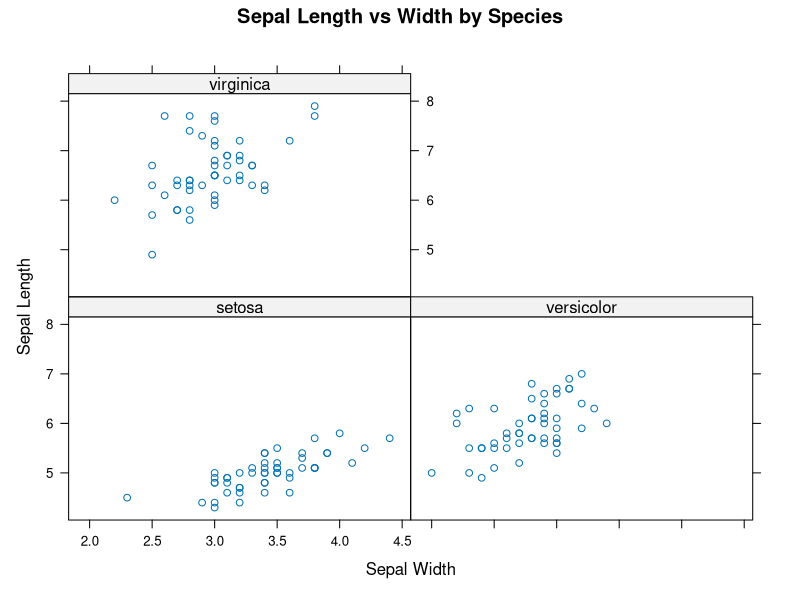
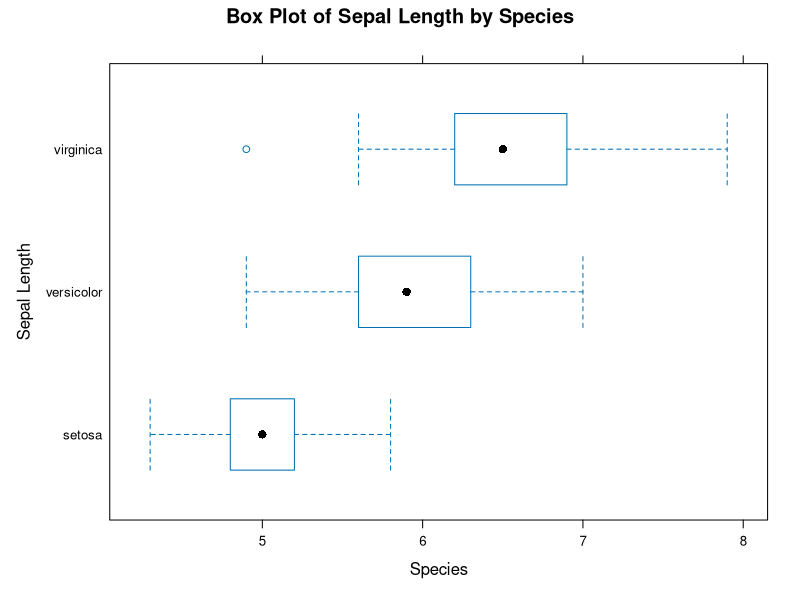
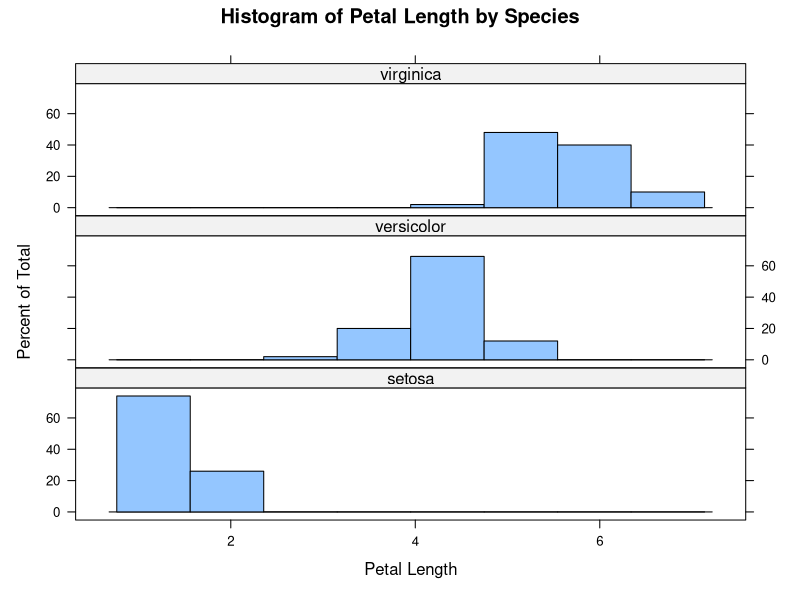
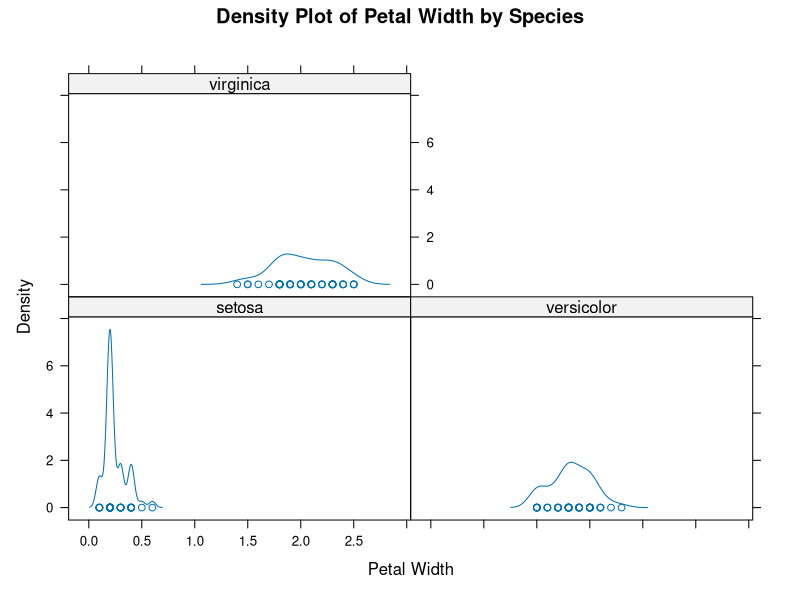
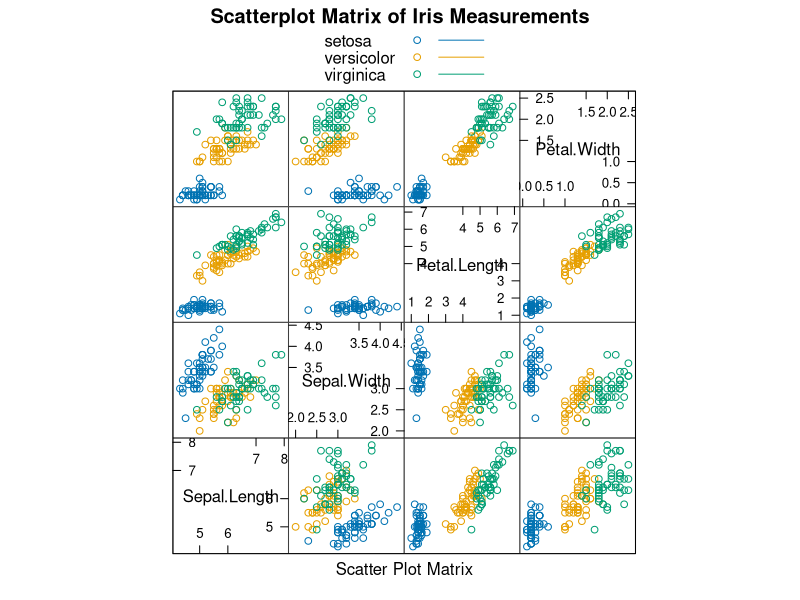
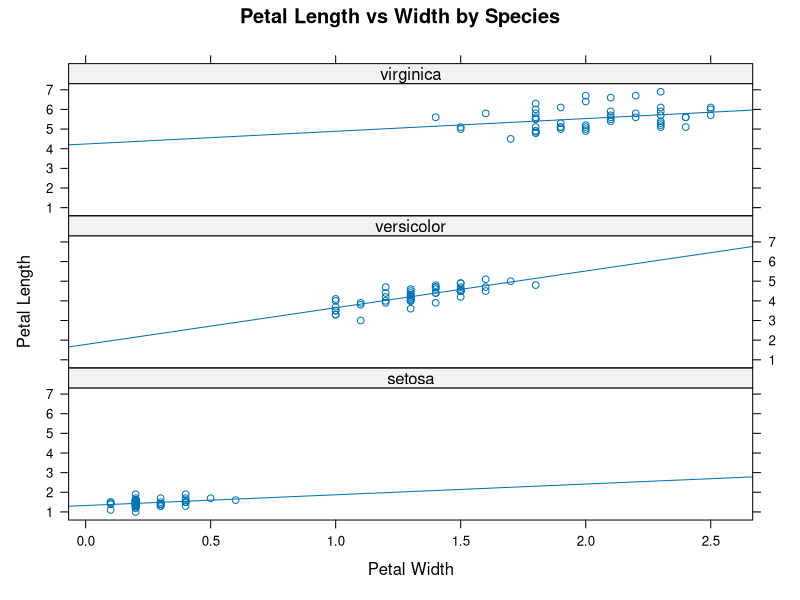

Write the R code that produced these figures, in order.
## ---- chunk 1
library(readxl)
library(tidyverse)
library(lattice)
data("iris")

## ---- chunk 2
library(lattice)
xyplot(Sepal.Length ~ Sepal.Width | Species, 
       data = iris, 
       main = "Sepal Length vs Width by Species",
       xlab = "Sepal Width",
       ylab = "Sepal Length",
       auto.key = TRUE)
## ---- chunk 3
library(lattice)
bwplot(Species ~ Sepal.Length, 
       data = iris, 
       main = "Box Plot of Sepal Length by Species",
       xlab = "Species", 
       ylab = "Sepal Length",
       horizontal = TRUE)

## ---- chunk 4
library(lattice)
histogram(~ Petal.Length | Species, 
          data = iris, 
          main = "Histogram of Petal Length by Species",
          xlab = "Petal Length",
          layout = c(1, 3))

## ---- chunk 5
library(lattice)
densityplot(~ Petal.Width | Species, 
            data = iris, 
            main = "Density Plot of Petal Width by Species",
            xlab = "Petal Width",
            plot.points = TRUE)

## ---- chunk 6
library(lattice)
splom(iris[1:4], 
      groups = iris$Species,
      main = "Scatterplot Matrix of Iris Measurements",
      panel = panel.splom,
      auto.key = list(space = "top", points = TRUE, lines = TRUE))


## ---- chunk 7
library(lattice)
xyplot(Petal.Length ~ Petal.Width | Species, 
       data = iris, 
       main = "Petal Length vs Width by Species",
       xlab = "Petal Width",
       ylab = "Petal Length",
       type = c("p", "r"),  # points and regression line
       layout = c(1, 3))


